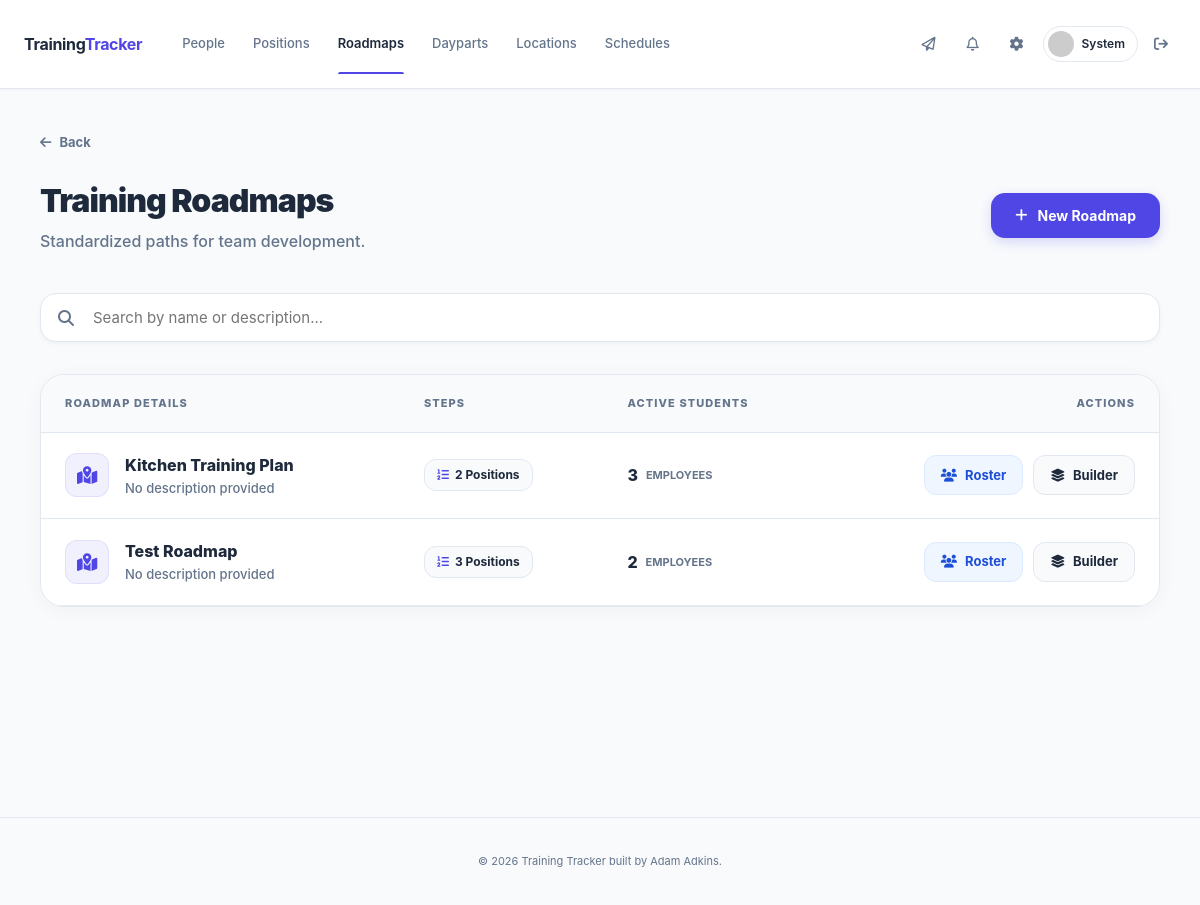
/manager/roadmaps (signed in), run on the app's committed database.
### app/models.py (models this page shows, shortened)
class Employee(db.Model):
    __tablename__ = "employees"
    id = db.Column(db.Integer, primary_key=True)
    first_name = db.Column(db.String(80), nullable=False)
    last_name = db.Column(db.String(80), nullable=False)
    role = db.Column(db.String(20), nullable=False, default="trainee")
    status = db.Column(db.String(20), nullable=False, default="active")
    start_date = db.Column(db.Date, nullable=True)
    location_id = db.Column(db.Integer, db.ForeignKey("locations.id"), nullable=True)
    graduated_at = db.Column(db.DateTime, nullable=True)  # When manager marked trainee as graduated (offboarding)
    current_roadmap_id = db.Column(db.Integer, db.ForeignKey("training_roadmaps.id"), nullable=True)
    created_at = db.Column(db.DateTime, default=lambda: datetime.now(timezone.utc), nullable=False)
    active_roadmap = db.relationship("TrainingRoadmap", foreign_keys=[current_roadmap_id], backref="trainees")
    locations = db.relationship(
        "Location",
        secondary=employee_locations,
        backref=db.backref("roster_employees", lazy="dynamic"),
        lazy="dynamic",
    )
    def avatar(self, size=128):
        email = self.user_account.email.lower().encode('utf-8') if self.user_account else b"none"
        digest = hashlib.md5(email).hexdigest()
        return f'https://www.gravatar.com/avatar/{digest}?d=identicon&s={size}'

class TrainingRoadmap(db.Model):
    __tablename__ = "training_roadmaps"
    id = db.Column(db.Integer, primary_key=True)
    name = db.Column(db.String(120), nullable=False)
    description = db.Column(db.Text, nullable=True)
    created_at = db.Column(db.DateTime, default=lambda: datetime.now(timezone.utc), nullable=False)
    steps = db.relationship("RoadmapStep", backref="roadmap", cascade="all, delete-orphan",
                            order_by="RoadmapStep.order_index")

### app/routes/manager.py (the view)
@manager_bp.route('/roadmaps')
@manager_required
def roadmaps_list():
    roadmaps = TrainingRoadmap.query.order_by(TrainingRoadmap.name).all()
    return render_template('roadmaps/list.html', roadmaps=roadmaps)

### app/routes/helpers.py (called while the page is built)
def manager_required(f):
    @wraps(f)
    def wrapped(*args, **kwargs):
        if not current_user.is_authenticated or current_user.role != 'manager':
            abort(403)
        return f(*args, **kwargs)
    return wrapped

### app/routes/messages.py (called while the page is built)
@messages_bp.before_app_request
def load_system_settings():
    flask.g.system_settings = SystemSettings.query.first()

### app/templates/roadmaps/list.html (shortened to what this page needs)
{% extends "base.html" %}
{% block content %}
<div class="roadmaps-wrapper">
    <div class="roadmaps-container">
        <div style="margin-bottom: 24px;">
            <a href="{{ url_for('manager.dashboard') }}"
               style="text-decoration: none; color: var(--text-muted); font-size: 13px; font-weight: 700; display: inline-flex; align-items: center; gap: 8px; transition: color 0.2s;"
               onmouseover="this.style.color='var(--primary)'" onmouseout="this.style.color='var(--text-muted)'"
               onclick="if (window.history.length > 1) { event.preventDefault(); history.back(); }">
                <i class="fa-solid fa-arrow-left"></i> Back
            </a>
        </div>
        <div class="page-header">
            <div>
                <h1 class="header-title">Training Roadmaps</h1>
                <p class="header-subtitle">Standardized paths for team development.</p>
            </div>
            <a href="{{ url_for('manager.roadmap_create') }}" class="btn-primary" style="padding: 12px 24px; border-radius: 14px; font-weight: 750; display: flex; align-items: center; gap: 10px; box-shadow: 0 4px 12px rgba(79, 70, 229, 0.2);">
                <i class="fa-solid fa-plus"></i> New Roadmap
            </a>
        </div>
        <div class="controls-row">
            <div class="search-section">
                <input type="text" id="roadmapSearch" class="search-input" placeholder="Search by name or description...">
            </div>
        </div>
        <div class="table-card">
            <div style="overflow-x: auto;">
                <table class="rm-table" id="roadmapTable">
                    <thead>
                        <tr>
                            <th>Roadmap Details</th>
                            <th>Steps</th>
                            <th>Active Students</th>
                            <th style="text-align: right;">Actions</th>
                        </tr>
                    </thead>
                    <tbody>
                        {% for map in roadmaps %}
                        <tr class="roadmap-row" data-href="{{ url_for('manager.roadmap_builder', roadmap_id=map.id) }}">
                            <td class="rm-cell">
                                <div style="display: flex; align-items: center; gap: 16px;">
                                    <div class="icon-box">
                                        <i class="fa-solid fa-map-location-dot"></i>
                                    </div>
                                    <div>
                                        <span class="search-name" style="font-weight: 800; font-size: 16px; color: var(--text-main); display: block;">{{ map.name }}</span>
                                        <span class="search-desc" style="font-size: 13px; color: var(--text-muted); font-weight: 500;">{{ map.description if map.description else 'No description provided' }}</span>
                                    </div>
                                </div>
                            </td>
                            <td class="rm-cell">
                                <span class="badge-pill">
                                    <i class="fa-solid fa-list-ol" style="color: var(--primary);"></i>
                                    {{ map.steps|length }} Positions
                                </span>
                            </td>
                            <td class="rm-cell">
                                <div style="display: flex; align-items: center; gap: 8px;">
                                    <span style="font-weight: 800; color: var(--text-main); font-size: 16px;">{{ map.trainees|length if map.trainees is defined else 0 }}</span>
                                    <span style="font-size: 11px; color: var(--text-muted); font-weight: 700; text-transform: uppercase;">Employees</span>
                                </div>
                            </td>
                            <td class="rm-cell" style="text-align: right;" onclick="event.stopPropagation();">
                                <div class="actions-flex">
                                    <a href="{{ url_for('manager.roadmap_roster', roadmap_id=map.id) }}" class="btn-action btn-roster" title="Manage Roster">
                                        <i class="fa-solid fa-users"></i> Roster
                                    </a>
                                    <a href="{{ url_for('manager.roadmap_builder', roadmap_id=map.id) }}" class="btn-action btn-builder" title="Edit Steps">
                                        <i class="fa-solid fa-layer-group"></i> Builder
                                    </a>
                                </div>
                            </td>
                        </tr>
                        {% endfor %}
                    </tbody>
                </table>
            </div>
        </div>
    </div>
</div>
{% endblock %}

### app/templates/base.html (shortened to what this page needs)
<!DOCTYPE html>
<html lang="en">
<head>
    <link rel="stylesheet" href="{{ url_for('static', filename='style.css') }}">
    <link rel="stylesheet" href="https://cdnjs.cloudflare.com/ajax/libs/font-awesome/6.4.0/css/all.min.css">
</head>
<body class="{% block body_class %}{% endblock %}">
<header class="main-header">
    <div class="container nav-split">
        <div class="nav-group">
            <a href="{{ url_for('manager.dashboard') if current_user.is_authenticated and current_user.role == 'manager' else url_for('employee.dashboard') }}" class="brand-logo">
                <span>Training<b>Tracker</b></span>
            </a>
            <div class="nav-content" id="navContent">
                {% if current_user.is_authenticated %}
                <nav class="nav-links">
                    {% if current_user.role == 'manager' %}
                    <a href="{{ url_for('manager.employees_list') }}" data-tutorial="staff" class="{{ 'active' if 'employee' in request.endpoint else '' }}">People</a>
                    <a href="{{ url_for('manager.positions_list') }}" data-tutorial="positions" class="{{ 'active' if 'position' in request.endpoint else '' }}">Positions</a>
                    <a href="{{ url_for('manager.roadmaps_list') }}" data-tutorial="roadmaps" class="{{ 'active' if 'roadmap' in request.endpoint and request.endpoint not in ['manager.roadmap_smart_builder', 'manager.smart_builder_build'] else '' }}">Roadmaps</a>
                    <a href="{{ url_for('manager.dayparts_list') }}" data-tutorial="dayparts" class="{{ 'active' if 'daypart' in request.endpoint else '' }}">Dayparts</a>
                    <a href="{{ url_for('manager.locations_list') }}" data-tutorial="locations" class="{{ 'active' if 'location' in request.endpoint else '' }}">Locations</a>
                    <a href="{{ url_for('manager.schedules_list') }}" data-tutorial="schedule" class="{{ 'active' if 'schedule' in request.endpoint or request.endpoint in ['manager.roadmap_smart_builder', 'manager.smart_builder_build'] else '' }}">Schedules</a>
                    {% endif %}
                </nav>
                <div class="nav-actions">
                    <div class="user-profile">
                        {% if g.system_settings and not g.system_settings.dm_enabled %}
                        <div class="notif-btn disabled" title="Messaging Disabled"><i class="fa-regular fa-paper-plane"></i></div>
                        {% else %}
                        <a href="{{ url_for('messages.inbox') }}" data-tutorial="messages" class="notif-btn {{ 'active' if 'messages' in request.endpoint else '' }}">
                            <i class="fa-regular fa-paper-plane"></i>
                        </a>
                        {% endif %}
                        <a href="{{ url_for('employee.notifications') }}" data-tutorial="notifications" class="notif-btn {{ 'active' if 'notification' in request.endpoint else '' }}">
                            <i class="fa-regular fa-bell"></i>
                        </a>
                        <a href="{{ url_for('manager.settings') }}" data-tutorial="settings" class="notif-btn {{ 'active' if 'settings' in request.endpoint else '' }}">
                            <i class="fa-solid fa-gear"></i>
                        </a>
                        <a href="{{ url_for('manager.employee_detail', employee_id=current_user.employee_id, back=request.path) }}" class="profile-pill-link">
                            <div class="pill-container">
                                <img src="{{ current_user.employee.avatar(26) }}" class="nav-avatar">
                                <span class="user-name-nav">{{ current_user.employee.first_name }}</span>
                            </div>
                        </a>
                        <a href="{{ url_for('auth.logout') }}" class="btn-logout-icon" title="Sign Out">
                            <i class="fa-solid fa-arrow-right-from-bracket"></i>
                        </a>
                    </div>
                </div>
                {% endif %}
            </div>
        </div>
    </div>
</header>
<main class="container py-xl fade-in-up">
    {% block content %}{% endblock %}
</main>
<footer class="site-footer">
    <p>&copy; 2026 Training Tracker built by Adam Adkins.</p>
</footer>
</body>
</html>

### app/static/style.css (style rules this page uses)
:root { --primary: #2563eb; --primary-hover: #1d4ed8; --bg: #eff2f6; --text: #1e293b; --text-muted: #64748b; --border: #cbd5e1; --white: #ffffff; --danger: #ef4444; --success: #16a34a; --warning: #f59e0b; }
* { box-sizing: border-box; }
body { background-color: var(--bg); color: var(--text); font-family: 'Inter', -apple-system, BlinkMacSystemFont, "Segoe UI", Roboto, Helvetica, Arial, sans-serif; margin: 0; padding: 0; line-height: 1.5; -webkit-font-smoothing: antialiased; }
a { color: var(--primary); text-decoration: none; }
.container { max-width: 1200px; margin: 0 auto; padding: 0 24px; }
.py-xl { padding-top: 40px; padding-bottom: 40px; }
.main-header { background: var(--white); border-bottom: 1px solid var(--border); padding: 12px 0; position: sticky; top: 0; z-index: 100; box-shadow: 0 1px 2px 0 rgba(0, 0, 0, 0.05); }
.nav-split { display: flex; justify-content: space-between; align-items: center; gap: 16px; }
.nav-group { display: flex; align-items: center; gap: 40px; flex: 1; }
.brand-logo { display: flex; align-items: center; gap: 10px; text-decoration: none; color: var(--text); font-size: 20px; font-weight: 700; }
.brand-logo b { color: var(--primary); }
.nav-content { display: flex; justify-content: space-between; align-items: center; width: 100%; }
.nav-links { display: flex; align-items: center; gap: 24px; }
.nav-links a { color: var(--text-muted); font-weight: 500; font-size: 14px; transition: color 0.2s; text-decoration: none; white-space: nowrap; }
.nav-actions { display: flex; align-items: center; gap: 16px; }
.user-profile { display: flex; align-items: center; gap: 16px; }
.btn-logout-icon { border: none; background: transparent; color: #64748b; font-size: 20px; padding: 0 8px; cursor: pointer; text-decoration: none; display: flex; align-items: center; gap: 8px; }
.notif-btn { font-size: 18px; color: var(--text-muted); position: relative; width: 32px; height: 32px; display: flex; align-items: center; justify-content: center; border-radius: 8px; transition: background 0.2s; }
.pill-container { display: flex; align-items: center; gap: 10px; padding: 4px 12px 4px 6px; background: #f8fafc; border-radius: 20px; border: 1px solid var(--border); }
.nav-avatar { border-radius: 50%; width: 28px; height: 28px; object-fit: cover; }
table { width: 100%; border-collapse: collapse; font-size: 14px; }
th { text-align: left; padding: 12px 16px; color: var(--text-muted); font-size: 11px; text-transform: uppercase; font-weight: 700; border-bottom: 1px solid var(--border); background: #f1f5f9; white-space: nowrap; }
td { padding: 16px; border-bottom: 1px solid var(--border); vertical-align: middle; }
.btn-primary { background: var(--primary); color: white; border: none; padding: 10px 20px; border-radius: 8px; font-weight: 600; cursor: pointer; text-decoration: none; display: inline-flex; align-items: center; justify-content: center; font-size: 14px; transition: background 0.2s; white-space: nowrap; }
input, select, textarea { width: 100%; padding: 10px 12px; border: 1px solid var(--border); border-radius: 8px; font-size: 16px; background: var(--white); color: var(--text); transition: border-color 0.2s; font-family: inherit; }
.profile-pill-link { text-decoration: none; transition: all 0.2s ease; }
.profile-pill-link .pill-container { transition: all 0.2s ease; }

### data on the page
Employee: employee.first_name "System"
TrainingRoadmap: name "Kitchen Training Plan", description "No description provided", steps|length "2", trainees|length "3"
TrainingRoadmap: name "Test Roadmap", description "No description provided", steps|length "3", trainees|length "2"
